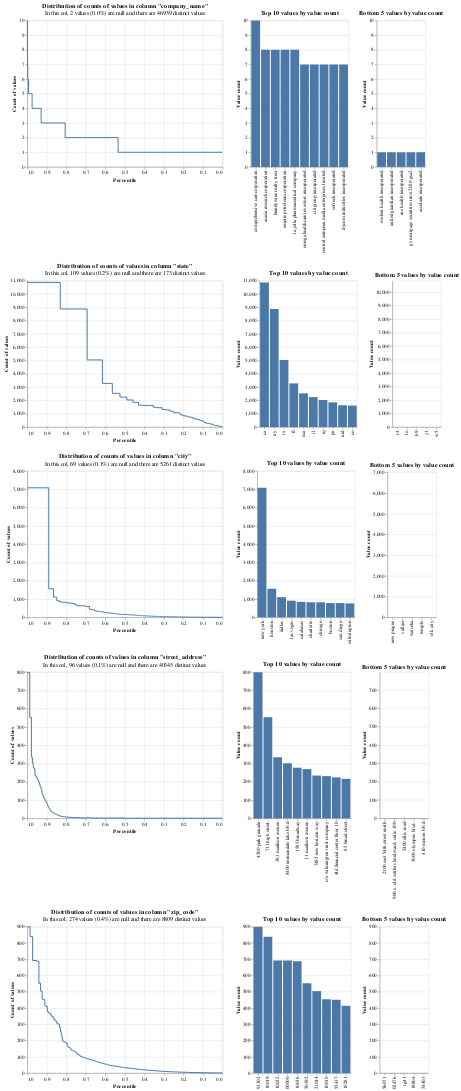

Notebook code cell kept with this figure:
### Code cell
profile_columns(sec_match_df[match_cols], db_api=DuckDBAPI(), top_n=10, bottom_n=5)
